Frame 1 (no input): blank canvas, image omitted
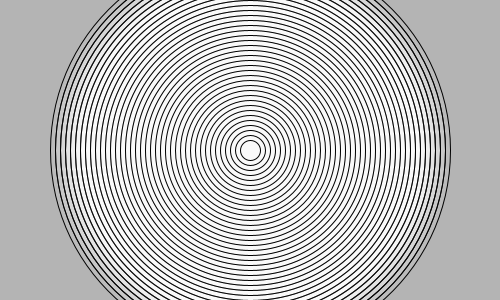
Frame 60 (the mouse pressed at the canvas centre just before this capture)
Frame 120 (the mouse held since frame 60 and released just before this capture): identical to frame 60, image omitted

The Processing sketch that drew this single still picture (run headless with seeded random() and noise(); from frame 60 on, the mouse is pressed at the canvas centre):

// Processing sketch: sec0103FrameLoop
// ── sec0103FrameLoop.pde
int diam = 10;
float centX, centY;

void setup() {
    size(500, 300);
    frameRate(24);
    smooth();
    background(180);
    centX = width/2;
    centY = height/2;
    stroke(0);
    strokeWeight(4);
    noFill();
}

void draw() {
    if (diam <= 400) {
        // background(180);

        strokeWeight(1);
        // noFill();
        fill(255, 25);
        int tempdiam = diam;
        while (tempdiam > 10) {
            ellipse(centX, centY, tempdiam, tempdiam);
            tempdiam -= 10;
        }
        diam += 10;
    }
}
